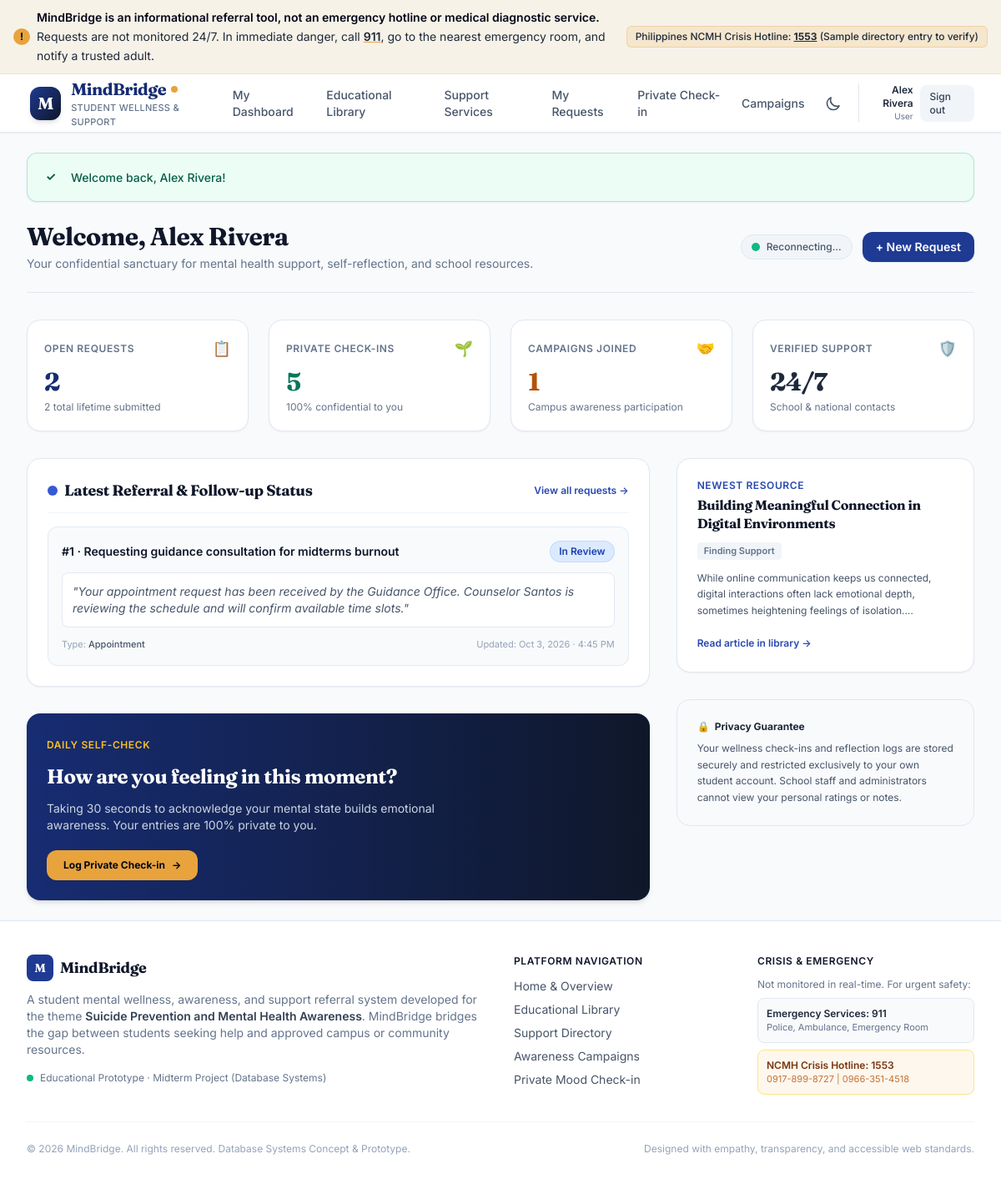
The page /user/dashboard.php (signed in) on the database its author committed.
### tables this page shows
CREATE TABLE `support_request_updates` (
  `update_id` INT UNSIGNED AUTO_INCREMENT PRIMARY KEY,
  `request_id` INT UNSIGNED NOT NULL,
  `updated_by` INT UNSIGNED NOT NULL,
  `status` ENUM('Submitted', 'In Review', 'Scheduled', 'Completed', 'Closed') NOT NULL,
  `update_note` TEXT NOT NULL,
  `created_at` TIMESTAMP NOT NULL DEFAULT CURRENT_TIMESTAMP,
  CONSTRAINT `fk_upd_req` FOREIGN KEY (`request_id`) REFERENCES `support_requests`(`request_id`) ON DELETE CASCADE,
  CONSTRAINT `fk_upd_admin` FOREIGN KEY (`updated_by`) REFERENCES `users`(`user_id`) ON DELETE CASCADE,
  INDEX `idx_updates_request` (`request_id`),
  INDEX `idx_updates_created` (`created_at`)
);

CREATE TABLE `support_requests` (
  `request_id` INT UNSIGNED AUTO_INCREMENT PRIMARY KEY,
  `user_id` INT UNSIGNED NOT NULL,
  `service_id` INT UNSIGNED NULL,
  `request_type` ENUM('appointment', 'referral') NOT NULL,
  `subject` VARCHAR(200) NOT NULL,
  `message` TEXT NULL,
  `status` ENUM('Submitted', 'In Review', 'Scheduled', 'Completed', 'Closed') NOT NULL DEFAULT 'Submitted',
  `submitted_at` TIMESTAMP NOT NULL DEFAULT CURRENT_TIMESTAMP,
  CONSTRAINT `fk_req_user` FOREIGN KEY (`user_id`) REFERENCES `users`(`user_id`) ON DELETE CASCADE,
  CONSTRAINT `fk_req_service` FOREIGN KEY (`service_id`) REFERENCES `support_services`(`service_id`) ON DELETE SET NULL,
  INDEX `idx_requests_user` (`user_id`),
  INDEX `idx_requests_status` (`status`),
  INDEX `idx_requests_submitted` (`submitted_at`)
);

CREATE TABLE `mental_health_resources` (
  `resource_id` INT UNSIGNED AUTO_INCREMENT PRIMARY KEY,
  `category_id` INT UNSIGNED NOT NULL,
  `title` VARCHAR(200) NOT NULL,
  `content` MEDIUMTEXT NOT NULL,
  `source_url` VARCHAR(500) NULL,
  `created_by` INT UNSIGNED NOT NULL,
  `published_at` TIMESTAMP NOT NULL DEFAULT CURRENT_TIMESTAMP,
  CONSTRAINT `fk_res_cat` FOREIGN KEY (`category_id`) REFERENCES `resource_categories`(`category_id`) ON DELETE CASCADE,
  CONSTRAINT `fk_res_user` FOREIGN KEY (`created_by`) REFERENCES `users`(`user_id`) ON DELETE CASCADE,
  INDEX `idx_resources_category` (`category_id`),
  INDEX `idx_resources_published` (`published_at`)
);

CREATE TABLE `resource_categories` (
  `category_id` INT UNSIGNED AUTO_INCREMENT PRIMARY KEY,
  `category_name` VARCHAR(100) NOT NULL UNIQUE,
  `description` TEXT NULL
);

### includes/auth.php (called while the page is built, shortened)
<?php
function current_user(): ?array
{
    return $_SESSION['user'] ?? null;
}

### user/dashboard.php (the view, shortened to what this page needs)
<?php
require_once __DIR__ . '/../includes/auth.php';
require_once __DIR__ . '/../includes/helpers.php';
$user = current_user();
$userId = (int)$user['user_id'];
$pdo = get_db();
$requestCountStmt = $pdo->prepare("SELECT COUNT(*) FROM support_requests WHERE user_id = :uid");
$requestCountStmt->execute(['uid' => $userId]);
$totalRequests = (int)$requestCountStmt->fetchColumn();
$openRequestStmt = $pdo->prepare("SELECT COUNT(*) FROM support_requests WHERE user_id = :uid AND status IN ('Submitted', 'In Review', 'Scheduled')");
$openRequestStmt->execute(['uid' => $userId]);
$openRequests = (int)$openRequestStmt->fetchColumn();
$checkinCountStmt = $pdo->prepare("SELECT COUNT(*) FROM wellness_checkins WHERE user_id = :uid");
$checkinCountStmt->execute(['uid' => $userId]);
$totalCheckins = (int)$checkinCountStmt->fetchColumn();
$campaignStmt = $pdo->prepare("SELECT COUNT(*) FROM campaign_participants WHERE user_id = :uid");
$campaignStmt->execute(['uid' => $userId]);
$joinedCampaigns = (int)$campaignStmt->fetchColumn();
$latestUpdateStmt = $pdo->prepare("
    SELECT u.status, u.update_note, u.created_at, r.subject, r.request_type, r.request_id
    FROM support_request_updates u
    JOIN support_requests r ON u.request_id = r.request_id
    WHERE r.user_id = :uid
    ORDER BY u.created_at DESC LIMIT 1
");
$latestUpdateStmt->execute(['uid' => $userId]);
$latestUpdate = $latestUpdateStmt->fetch();
$latestResource = $pdo->query("
    SELECT r.resource_id, r.title, r.content, r.published_at, c.category_name
    FROM mental_health_resources r
    JOIN resource_categories c ON r.category_id = c.category_id
    ORDER BY r.published_at DESC LIMIT 1
")->fetch();
require __DIR__ . '/../includes/header.php';
?>
<div class="flex flex-col sm:flex-row sm:items-center justify-between gap-4 pb-6 border-b border-slate-200 dark:border-slate-800">
  <div>
    <h1 class="font-display font-bold text-2xl sm:text-3xl text-slate-900 dark:text-white">
      Welcome, <?= e($user['full_name']) ?>
    </h1>
    <p class="text-xs sm:text-sm text-slate-500 dark:text-slate-400 mt-1">
      Your confidential sanctuary for mental health support, self-reflection, and school resources.
    </p>
  </div>
  <div class="flex items-center gap-3">
    <div class="inline-flex items-center gap-2 px-3 py-1.5 rounded-full bg-slate-100 dark:bg-slate-800 text-xs font-medium text-slate-600 dark:text-slate-300 border border-slate-200 dark:border-slate-700">
      <span class="live-pulse-dot"></span>
      <span id="live-indicator-text">Live · Connected</span>
    </div>
    <a href="<?= BASE_URL ?>/user/requests.php" class="px-4 py-2 text-xs sm:text-sm font-semibold rounded-xl bg-indigo-800 hover:bg-indigo-900 text-white shadow-sm transition-colors">
      + New Request
    </a>
  </div>
</div>
<div class="grid grid-cols-2 lg:grid-cols-4 gap-4 sm:gap-6 my-8">
  <div class="bg-white dark:bg-slate-900 border border-slate-200 dark:border-slate-800 rounded-2xl p-5 shadow-sm">
    <div class="flex items-center justify-between text-slate-400 mb-2">
      <span class="text-xs font-semibold uppercase tracking-wider text-slate-500">Open Requests</span>
      <span class="text-lg">📋</span>
    </div>
    <span class="font-display font-bold text-3xl text-indigo-900 dark:text-indigo-400" id="dash-open-requests"><?= $openRequests ?></span>
    <span class="block text-xs text-slate-500 mt-1"><?= $totalRequests ?> total lifetime submitted</span>
  </div>
  <div class="bg-white dark:bg-slate-900 border border-slate-200 dark:border-slate-800 rounded-2xl p-5 shadow-sm">
    <div class="flex items-center justify-between text-slate-400 mb-2">
      <span class="text-xs font-semibold uppercase tracking-wider text-slate-500">Private Check-ins</span>
      <span class="text-lg">🌱</span>
    </div>
    <span class="font-display font-bold text-3xl text-emerald-700 dark:text-emerald-400"><?= $totalCheckins ?></span>
    <span class="block text-xs text-slate-500 mt-1">100% confidential to you</span>
  </div>
  <div class="bg-white dark:bg-slate-900 border border-slate-200 dark:border-slate-800 rounded-2xl p-5 shadow-sm">
    <div class="flex items-center justify-between text-slate-400 mb-2">
      <span class="text-xs font-semibold uppercase tracking-wider text-slate-500">Campaigns Joined</span>
      <span class="text-lg">🤝</span>
    </div>
    <span class="font-display font-bold text-3xl text-amber-700 dark:text-amber-400"><?= $joinedCampaigns ?></span>
    <span class="block text-xs text-slate-500 mt-1">Campus awareness participation</span>
  </div>
  <div class="bg-white dark:bg-slate-900 border border-slate-200 dark:border-slate-800 rounded-2xl p-5 shadow-sm">
    <div class="flex items-center justify-between text-slate-400 mb-2">
      <span class="text-xs font-semibold uppercase tracking-wider text-slate-500">Verified Support</span>
      <span class="text-lg">🛡️</span>
    </div>
    <span class="font-display font-bold text-3xl text-slate-800 dark:text-slate-200">24/7</span>
    <span class="block text-xs text-slate-500 mt-1">School & national contacts</span>
  </div>
</div>
<div class="grid grid-cols-1 lg:grid-cols-3 gap-8">
  <div class="lg:col-span-2 space-y-8">
    <div class="bg-white dark:bg-slate-900 border border-slate-200 dark:border-slate-800 rounded-2xl p-6 shadow-sm">
      <div class="flex items-center justify-between mb-4 pb-3 border-b border-slate-100 dark:border-slate-800">
        <div class="flex items-center gap-2">
          <span class="w-3 h-3 rounded-full bg-indigo-600"></span>
          <h2 class="font-display font-bold text-lg text-slate-900 dark:text-white">Latest Referral & Follow-up Status</h2>
        </div>
        <a href="<?= BASE_URL ?>/user/requests.php" class="text-xs font-semibold text-indigo-700 dark:text-indigo-400 hover:underline">View all requests →</a>
      </div>
      <?php if ($latestUpdate): ?>
        <div class="p-4 rounded-xl bg-slate-50 dark:bg-slate-800/60 border border-slate-200/80 dark:border-slate-700/80 space-y-3">
          <div class="flex flex-wrap items-center justify-between gap-2">
            <span class="text-sm font-semibold text-slate-900 dark:text-white">
              #<?= $latestUpdate['request_id'] ?> · <?= e($latestUpdate['subject']) ?>
            </span>
            <span class="px-2.5 py-1 rounded-full text-xs font-semibold <?= badge_status_class($latestUpdate['status']) ?>">
              <?= e($latestUpdate['status']) ?>
            </span>
          </div>
          <p class="text-xs sm:text-sm text-slate-600 dark:text-slate-300 italic bg-white dark:bg-slate-900 p-3 rounded-lg border border-slate-200 dark:border-slate-800 leading-relaxed">
            "<?= e($latestUpdate['update_note']) ?>"
          </p>
          <div class="text-[11px] text-slate-400 flex items-center justify-between">
            <span>Type: <strong class="capitalize font-medium text-slate-600 dark:text-slate-300"><?= e($latestUpdate['request_type']) ?></strong></span>
            <span>Updated: <?= format_date($latestUpdate['created_at']) ?></span>
          </div>
        </div>
      <?php endif; ?>
    </div>
    <div class="bg-gradient-to-r from-indigo-900 to-indigo-950 text-white rounded-2xl p-6 shadow-md relative overflow-hidden">
      <div class="relative z-10 max-w-lg space-y-3">
        <span class="text-xs font-semibold tracking-wider uppercase text-amber-400">Daily Self-Check</span>
        <h3 class="font-display font-bold text-xl sm:text-2xl">How are you feeling in this moment?</h3>
        <p class="text-xs sm:text-sm text-slate-300 leading-relaxed">
          Taking 30 seconds to acknowledge your mental state builds emotional awareness. Your entries are 100% private to you.
        </p>
        <div class="pt-2">
          <a href="<?= BASE_URL ?>/user/checkins.php" class="inline-flex items-center gap-2 px-5 py-2.5 rounded-xl bg-amber-500 hover:bg-amber-600 text-slate-950 font-bold text-xs shadow-sm transition-colors">
            <span>Log Private Check-in</span>
            <span>→</span>
          </a>
        </div>
      </div>
    </div>
  </div>
  <div class="space-y-8">
    <div class="bg-white dark:bg-slate-900 border border-slate-200 dark:border-slate-800 rounded-2xl p-6 shadow-sm">
      <span class="text-xs font-semibold uppercase tracking-wider text-indigo-700 dark:text-indigo-400 block mb-1">Newest Resource</span>
      <?php if ($latestResource): ?>
        <h3 class="font-display font-bold text-base text-slate-900 dark:text-white mb-2 leading-snug">
          <?= e($latestResource['title']) ?>
        </h3>
        <span class="inline-block text-[11px] font-semibold text-slate-500 dark:text-slate-400 bg-slate-100 dark:bg-slate-800 px-2 py-0.5 rounded mb-3">
          <?= e($latestResource['category_name']) ?>
        </span>
        <p class="text-xs text-slate-600 dark:text-slate-400 line-clamp-3 leading-relaxed mb-4">
          <?= e($latestResource['content']) ?>
        </p>
        <a href="<?= BASE_URL ?>/user/library.php" class="text-xs font-semibold text-indigo-700 dark:text-indigo-400 hover:underline">
          Read article in library →
        </a>
      <?php else: ?>
        <p class="text-xs text-slate-400">Educational articles will appear here.</p>
      <?php endif; ?>
    </div>
    <div class="bg-slate-50 dark:bg-slate-900/60 border border-slate-200 dark:border-slate-800 rounded-2xl p-6 text-xs text-slate-600 dark:text-slate-400 space-y-2">
      <div class="font-bold text-slate-800 dark:text-slate-200 flex items-center gap-1.5">
        <span>🔒</span> Privacy Guarantee
      </div>
      <p class="leading-relaxed">
        Your wellness check-ins and reflection logs are stored securely and restricted exclusively to your own student account.
        School staff and administrators cannot view your personal ratings or notes.
      </p>
    </div>
  </div>
</div>
<?php require __DIR__ . '/../includes/footer.php'; ?>

### assets/css/app.css (style rules this page uses)
:root { --primary: #1f3a93; --primary-hover: #172c72; --primary-light: #eef2ff; --accent: #e8a33d; --accent-hover: #cf8b27; --accent-light: #fef7ed; --bg-main: #f8fafc; --card-bg: #ffffff; --text-main: #0f172a; --text-muted: #64748b; --border-color: #e2e8f0; }
body { font-family: 'Inter', -apple-system, BlinkMacSystemFont, "Segoe UI", Roboto, sans-serif; background-color: var(--bg-main); color: var(--text-main); line-height: 1.6; transition: background-color 0.25s ease, color 0.25s ease; }
h1, h2, h3, .font-display { font-family: 'Fraunces', Georgia, serif; letter-spacing: -0.02em; }
.live-pulse-dot { position: relative; display: inline-flex; width: 10px; height: 10px; }
.live-pulse-dot::after { content: ''; position: absolute; top: 0; left: 0; width: 100%; height: 100%; border-radius: 9999px; background-color: #10b981; animation: pulseScale 2s cubic-bezier(0.4, 0, 0.6, 1) infinite; }

### rows shown on the page
support_request_updates: request.request_id "1", request.subject "Requesting guidance consultation for midterms burnout", status "In Review", update_note "Your appointment request has been received by the Guidance Office. Counselor Santos is reviewing the schedule and will confirm available time slots.", request.request_type "Appointment", created_at "Oct 3, 2026 · 4:45 PM"
mental_health_resources: title "Building Meaningful Connection in Digital Environments", category.category_name "Finding Support", content "While online communication keeps us connected, digital interactions often lack emotional depth, sometimes heightening feelings of…"

### other values the page prints
$currentUser['full_name'] "Alex Rivera"
$currentUser['role'] "User"
$style['icon'] "✓"
$msg "Welcome back, Alex Rivera!"
$user['full_name'] "Alex Rivera"
$openRequests "2"
$totalRequests "2"
$totalCheckins "5"
$joinedCampaigns "1"
